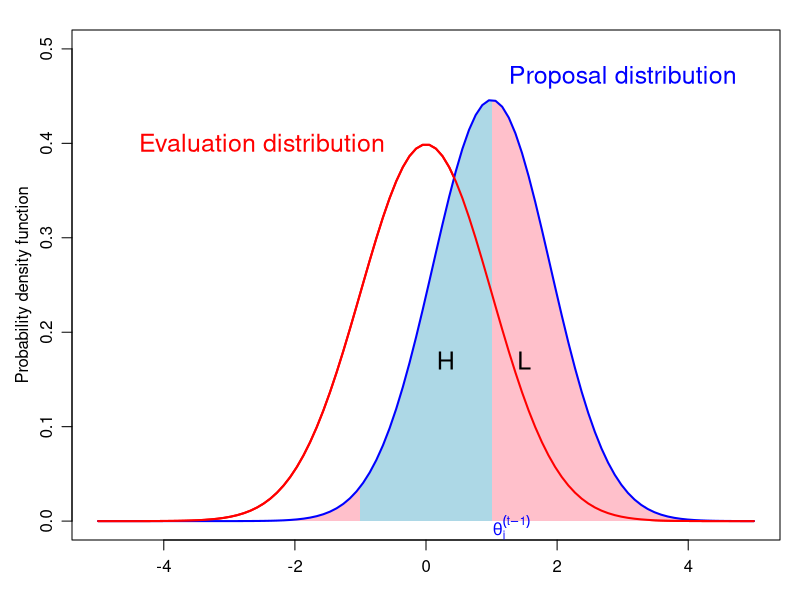

Source code (R): (Note: this script raises an error after producing the figure.)
par(mfrow=c(1,1),mar=c(3,3.6,1.5,0),oma=c(0,0,0,1),mgp=c(2,0.8,0)) 

x_values <- seq(-5, 5, length.out = 100)
v2 <- 0.8
# Calculate the density for each distribution
density_standard <- dnorm(x_values, mean = 0, sd = 1)
density_normal_1 <- dnorm(x_values, mean = 1, sd = sqrt(v2))

# Create the plot for the standard normal distribution
plot(x_values, density_standard, type = "l", col = "red", lwd = 2,
     xlab = "", ylab = "Probability density function", ylim=c(0,0.5),
     main = "")


# Add a vertical line at the mean of the second distribution
#abline(v = 1, col = "blue", lty = 2)
#abline(v = -1, col = "blue", lty = 2)
#abline(v = 0, col = "red", lty = 2)
#segments(x0 = 1, y0 = 0, y1 = dnorm(1, mean = 1, sd = sqrt(v2)), col = "blue", lty = 2, lwd = 2)
#segments(x0 = -1, y0 = 0, y1 = dnorm(-1, mean = 1, sd = sqrt(v2)), col = "blue", lty = 2, lwd = 2)


x_fill <- seq(-1, 1, length.out = 100)
y_fill <- dnorm(x_fill, mean = 1, sd = sqrt(v2))
polygon(c(-1, x_fill, 1), c(0, y_fill, 0), col = "lightblue", border = NA)

x_fill <- seq(-5, -1, length.out = 100)
y_fill <- dnorm(x_fill, mean = 1, sd = sqrt(v2))
polygon(c(-5, x_fill, -1), c(0, y_fill, 0), col = "pink", border = NA)

x_fill <- seq(1, 5, length.out = 100)
y_fill <- dnorm(x_fill, mean = 1, sd = sqrt(v2))
polygon(c(1, x_fill, 5), c(0, y_fill, 0), col = "pink", border = NA)

# Annotate the mean
text(1.3, -0.03, expression(math(theta)[i]^{(t-1)}), col = "blue", pos = 3)
#text(-0.8, -0.03, expression(-x[i]^{(t-1)}), col = "blue", pos = 3)

# Add notation "I" in the middle of the light blue area
text(0.3, 0.17, "H", col = "black", cex = 1.5)  # Adjust y position as needed
text(1.5, 0.17, "L", col = "black", cex = 1.5)  # Adjust y position as needed

# Add notation "I" in the middle of the light blue area
text(3, 0.47, "Proposal distribution", col = "blue", cex = 1.5)  # Adjust y position as needed
text(-2.5, 0.4, "Evaluation distribution", col = "red", cex = 1.5)  # Adjust y position as needed

lines(x_values, density_normal_1, col = "blue", lwd = 2)
lines(x_values, density_standard, type = "l", col = "red", lwd = 2)

segments(x0 = 1, y0 = 0, y1 = dnorm(1, mean = 0, sd = sqrt(v1)), col = "black", lty = 2, lwd = 2)
segments(x0 = -1, y0 = 0, y1 = dnorm(1, mean = 0, sd = sqrt(v1)), col = "black", lty = 2, lwd = 2)
segments(x0=-1, y0=max(dnorm(1, mean = 0, sd = sqrt(v1))),x1=1, y1=max(dnorm(1, mean = 0, sd = sqrt(v1))), col = "black", lty = 2, lwd = 2)
